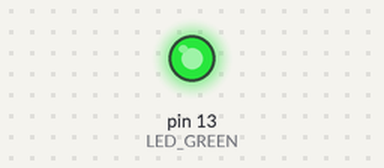
Recording of a program running on a simulated Arduino Uno, built with avr-gcc and run on an emulated ATmega328P. Parts: output pins drawn as LEDs (lit = HIGH).

Above: at 0.7 s.
At 3.8 s:
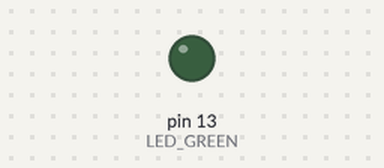
Timing chart, 0 to 5.1 s (numbered marks = the images above):
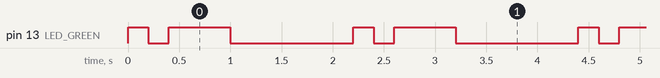

The program:

main.cpp
```cpp
// (licence header left out)
/* Defines -----------------------------------------------------------*/
#define LED_GREEN PB5   // PB5 is AVR pin where green on-board LED
                        // is connected
#define SHORT_DELAY 200
#define LONG_DELAY 600 // Delay in milliseconds
#ifndef F_CPU
# define F_CPU 16000000 // CPU frequency in Hz required for delay funcs
#endif

/* Includes ----------------------------------------------------------*/
#include <avr/io.h>     // AVR device-specific IO definitions
#include <util/delay.h> // Functions for busy-wait delay loops


// -----
// This part is needed to use Arduino functions but also physical pin
// names. We are using Arduino-style just to simplify the first lab.
#include "Arduino.h"
#define PB5 13         // In Arduino world, PB5 is called "13"
// -----


/* Function definitions ----------------------------------------------*/
/**********************************************************************
 * Function: Main function where the program execution begins
 * Purpose:  Toggle one LED and use delay library.
 * Returns:  none
 **********************************************************************/
int main(void)
{
    uint8_t led_value = LOW;  // Local variable to keep LED status

    // Set pin where on-board LED is connected as output
    pinMode(LED_GREEN, OUTPUT);

    // Infinite loop
    while (1)
    {
      // Change LED value

      led_value = HIGH;
      digitalWrite(LED_GREEN, led_value);
      _delay_ms(SHORT_DELAY);

      led_value = LOW;
      digitalWrite(LED_GREEN, led_value);
      _delay_ms(SHORT_DELAY);

      led_value = HIGH;
      digitalWrite(LED_GREEN, led_value);
      _delay_ms(LONG_DELAY);

      led_value = LOW;
      digitalWrite(LED_GREEN, led_value);
      _delay_ms(LONG_DELAY);
      _delay_ms(LONG_DELAY);

      // Turn ON/OFF on-board LED


    }

    // Will never reach this
    return 0;
}
```

Measured:
- by itself, pin 13 (LED_GREEN): repeats every 2.2 s: LOW 0.20 s, HIGH 0.60 s, LOW 1.2 s, HIGH 0.20 s
- by itself, everything shown: repeats every 2.2 s, in 4 steps
